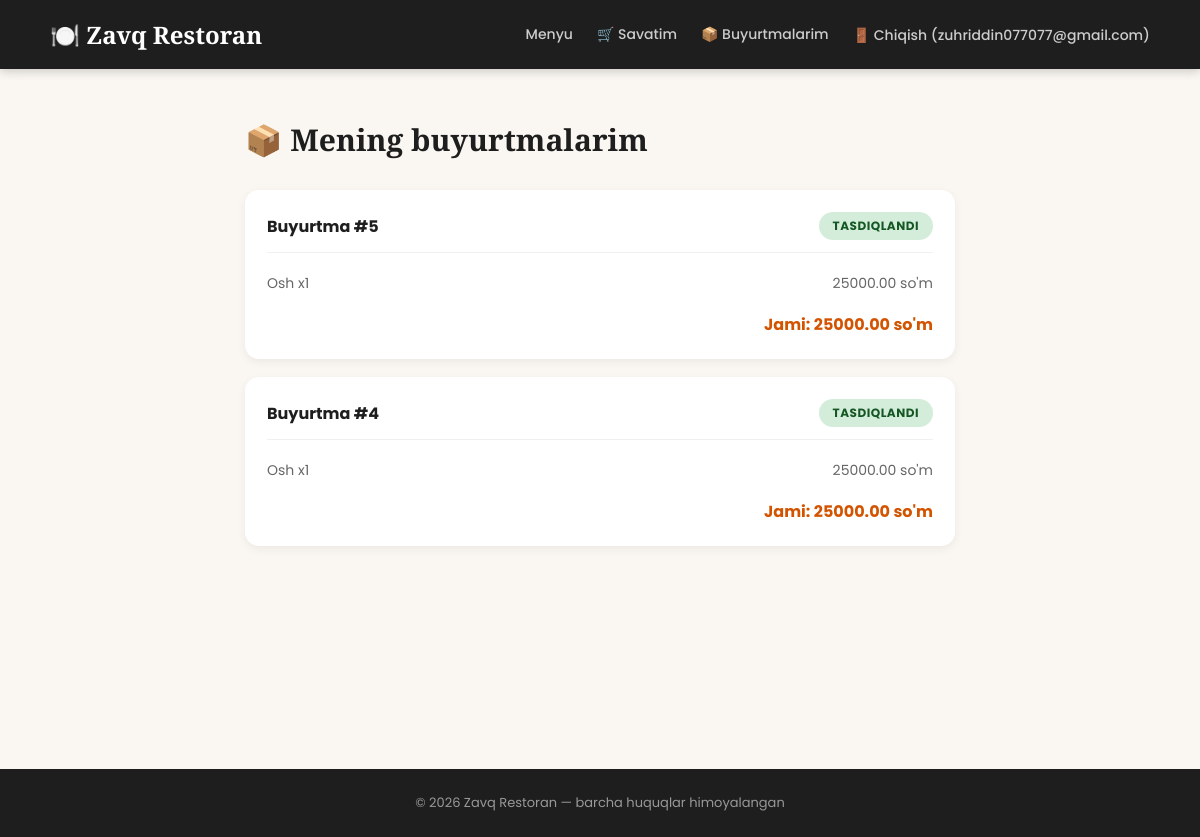
/my_orders/ (signed in), run on the app's committed database.
### apps/orders/models.py (models this page shows, shortened)
class Order(models.Model):
    STATUS_CHOICES = [
        ('pending', 'Kutilmoqda'),
        ('confirmed', 'Tasdiqlandi'),
        ('preparing', 'Tayyorlanmoqda'),
        ('on_the_way', 'Yo\'lda'),
        ('delivered', 'Yetkazildi'),
        ('cancelled', 'Bekor qilindi'),
    ]
    user = models.ForeignKey(User, on_delete=models.CASCADE, related_name='orders')
    status = models.CharField(max_length=20, choices=STATUS_CHOICES, default='pending')
    delivery_address = models.CharField(max_length=255)
    phone_number = models.CharField(max_length=20)
    created_at = models.DateTimeField(auto_now_add=True)
    updated_at = models.DateTimeField(auto_now=True)
    class Meta:
        verbose_name = "Buyurtma"
        verbose_name_plural = "Buyurtmalar"
        ordering = ['-created_at']
    @property
    def total_price(self):
        return sum(item.subtotal for item in self.items.all())

class OrderItem(models.Model):
    order = models.ForeignKey(Order, on_delete=models.CASCADE, related_name='items')
    menu_item = models.ForeignKey(MenuItem, on_delete=models.CASCADE)
    quantity = models.PositiveIntegerField(default=1)
    price_at_order = models.DecimalField(max_digits=10, decimal_places=2)
    @property
    def subtotal(self):
        return self.price_at_order * self.quantity

### apps/menu/models.py (models this page shows, shortened)
class MenuItem(models.Model):
    category = models.ForeignKey(Category, on_delete=models.SET_NULL, null = True, related_name='items')
    name = models.CharField(max_length=200)
    description = models.TextField(blank=True)
    price = models.DecimalField(max_digits=10, decimal_places=2)
    image = models.ImageField(upload_to='menu/', blank = True, null = True)
    is_available = models.BooleanField(default=True)
    preparation_time = models.PositiveIntegerField(help_text="Tayyorlanish vaqti (daqiqa)", default=15)
    created_at = models.DateTimeField(auto_now_add=True)
    class Meta :
        verbose_name = 'Taom'
        verbose_name_plural = "Taomlar"
        ordering = ['-created_at']

### apps/orders/views.py (the view)
# urls.py: path('my_orders/', views.my_orders, name='my_orders'),
@login_required
def my_orders(request):
    orders = Order.objects.filter(user=request.user).exclude(status='pending')
    return render(request, 'orders/my_orders.html', {'orders': orders})

### templates/orders/my_orders.html (shortened to what this page needs)
{% extends 'base.html' %}
{% block content %}
<div class="section">
    <h1 class="page-title">📦 Mening buyurtmalarim</h1>
    {% for order in orders %}
        <div class="order-box">
            <div class="order-header">
                <span class="order-id">Buyurtma #{{ order.id }}</span>
                <span class="status status-{{ order.status }}">{{ order.get_status_display }}</span>
            </div>
            {% for item in order.items.all %}
                <div class="order-item">
                    <span>{{ item.menu_item.name }} x{{ item.quantity }}</span>
                    <span>{{ item.subtotal }} so'm</span>
                </div>
            {% endfor %}
            <div class="order-total">Jami: {{ order.total_price }} so'm</div>
        </div>
    {% empty %}
        <div class="empty-box">Hozircha tasdiqlangan buyurtmalar yo'q.</div>
    {% endfor %}
</div>
{% endblock %}

### templates/base.html (shortened to what this page needs)
<!DOCTYPE html>
<html lang="uz">
<head>
</head>
<body>
    <nav class="navbar">
        <a href="{% url 'menu_list' %}" class="logo">🍽️ Zavq Restoran</a>
        <div class="links">
            <a href="{% url 'menu_list' %}">Menyu</a>
            <a href="{% url 'cart' %}">🛒 Savatim</a>
            <a href="{% url 'my_orders' %}">📦 Buyurtmalarim</a>
            {% if user.is_authenticated %}
                <form method="POST" action="{% url 'logout' %}" class="logout-form">
                    <button type="submit" class="logout-btn">🚪 Chiqish ({{ user.username }})</button>
                </form>
            {% else %}
                <a href="{% url 'login' %}">🔐 Kirish</a>
                <a href="{% url 'register' %}">📝 Ro'yxatdan o'tish</a>
            {% endif %}
        </div>
    </nav>
    <div class="content">
        {% block content %}
        {% endblock %}
    </div>
    <footer>
        © 2026 Zavq Restoran — barcha huquqlar himoyalangan
    </footer>
</body>
</html>

### templates/base.html (style rules this page uses)
:root { --primary: #d35400; --primary-dark: #a84300; --dark: #1e1e1e; --bg: #faf7f2; --card: #ffffff; --success: #27ae60; }
* { margin: 0; padding: 0; box-sizing: border-box; }
body { font-family: 'Poppins', sans-serif; background: var(--bg); color: #333; }
h1, h2, h3, .logo { font-family: 'Playfair Display', serif; }
.navbar { background: var(--dark); padding: 18px 50px; display: flex; justify-content: space-between; align-items: center; position: sticky; top: 0; z-index: 100; box-shadow: 0 2px 10px rgba(0,0,0,0.2); }
.navbar .logo { color: #fff; font-size: 24px; font-weight: 700; text-decoration: none; }
.navbar .links { display: flex; align-items: center; }
.navbar .links a { color: #ccc; text-decoration: none; margin-left: 24px; font-size: 14px; font-weight: 500; transition: color 0.2s; }
.logout-form { display: inline; margin-left: 24px; }
.logout-btn { background: none; border: none; color: #ccc; cursor: pointer; font-size: 14px; font-weight: 500; font-family: inherit; padding: 0; transition: color 0.2s; }
.content { min-height: 80vh; }
footer { background: var(--dark); color: #999; text-align: center; padding: 24px; font-size: 13px; margin-top: 60px; }

### templates/orders/my_orders.html (style rules this page uses)
.section { max-width: 750px; margin: 0 auto; padding: 50px 20px; }
.page-title { font-size: 30px; color: var(--dark); margin-bottom: 30px; }
.order-box { background: var(--card); border-radius: 14px; padding: 22px; margin-bottom: 18px; box-shadow: 0 3px 10px rgba(0,0,0,0.06); }
.order-header { display: flex; justify-content: space-between; align-items: center; margin-bottom: 14px; padding-bottom: 12px; border-bottom: 1px solid #f0f0f0; }
.order-id { font-weight: 700; color: var(--dark); font-size: 16px; }
.status { padding: 5px 14px; border-radius: 20px; font-size: 12px; font-weight: 700; text-transform: uppercase; letter-spacing: 0.5px; }
.status-confirmed { background: #d4edda; color: #155724; }
.order-item { display: flex; justify-content: space-between; padding: 6px 0; font-size: 14px; color: #666; }
.order-total { text-align: right; font-weight: 700; margin-top: 12px; color: var(--primary); font-size: 16px; }

### data on the page
Order: id "5", status "TASDIQLANDI", total_price "25000.00"
OrderItem: menu_item.name "Osh", quantity "1", subtotal "25000.00"
Order: id "4", status "TASDIQLANDI", total_price "25000.00"
OrderItem: menu_item.name "Osh", quantity "1", subtotal "25000.00"

### other printed values
{{ user.username }} "zuhriddin077077@gmail.com"
